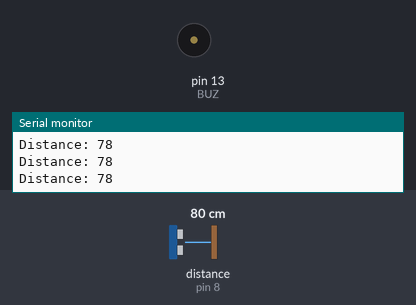
Simulated run of this sketch. Board: Arduino Uno, built with avr-gcc and run on an emulated ATmega328P. Shown: buzzer (waves = sounding, pin HIGH), the last lines printed to the serial monitor. Wiring (inferred from the names in the program): ultrasonic range finder: trigger pin 9; echo pin 8. The test bench sets the inputs (shaded band); at power-on: distance to the obstacle (sensor on pin 8) 80 cm. The echo pulse lasts 58.3 µs per cm; pins used as bus, display or sensor lines are not drawn.

Above: at 1.2 s.
1.3 s: distance to the obstacle (sensor on pin 8) set to 22 cm
2.8 s: distance to the obstacle (sensor on pin 8) set to 18 cm
At 4.1 s:
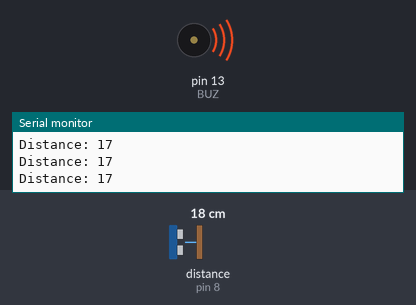
4.4 s: distance to the obstacle (sensor on pin 8) set to 35 cm
At 5.1 s:
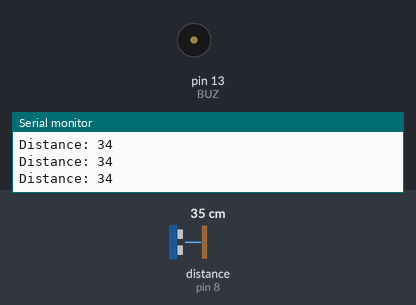
5.9 s: distance to the obstacle (sensor on pin 8) set to 9 cm
At 6.5 s:
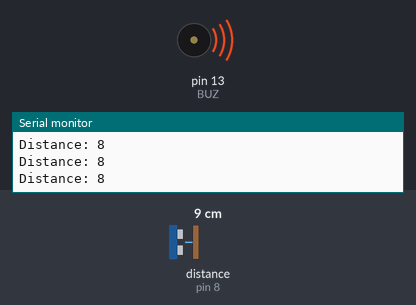
Timing chart, 0 to 8.4 s (numbered marks = the images above; inputs shaded):
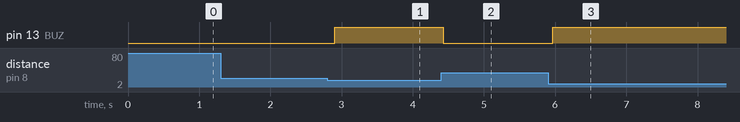

Measured:
- the behaviour switches between 21 and 20 cm on distance to the obstacle (sensor on pin 8) (found by bisection; images 0 and 1)
- after the input at 2.8 s, pin 13 (BUZ): LOW → HIGH after 0.10 s
- after the input at 4.4 s, pin 13 (BUZ): HIGH → LOW at once
- after the input at 5.9 s, pin 13 (BUZ): LOW → HIGH after 0.07 s

The sketch:

smart_shoe.ino
```cpp
#define trigPin 9
#define echoPin 8
#define BUZ 13

long duration;
int distance;

void setup() {
  Serial.begin(9600);

  pinMode(trigPin, OUTPUT);
  pinMode(echoPin, INPUT);
  pinMode(BUZ, OUTPUT);
}

void loop() {
  digitalWrite(trigPin, LOW);
  delayMicroseconds(2);

  digitalWrite(trigPin, HIGH);
  delayMicroseconds(10);
  digitalWrite(trigPin, LOW);

  duration = pulseIn(echoPin, HIGH);
  distance = duration * 0.034 / 2;

  Serial.print("Distance: ");
  Serial.println(distance);

  if (distance > 0 && distance < 20) {
    digitalWrite(BUZ, HIGH);
  } else {
    digitalWrite(BUZ, LOW);
  }

  delay(100);
}
```
